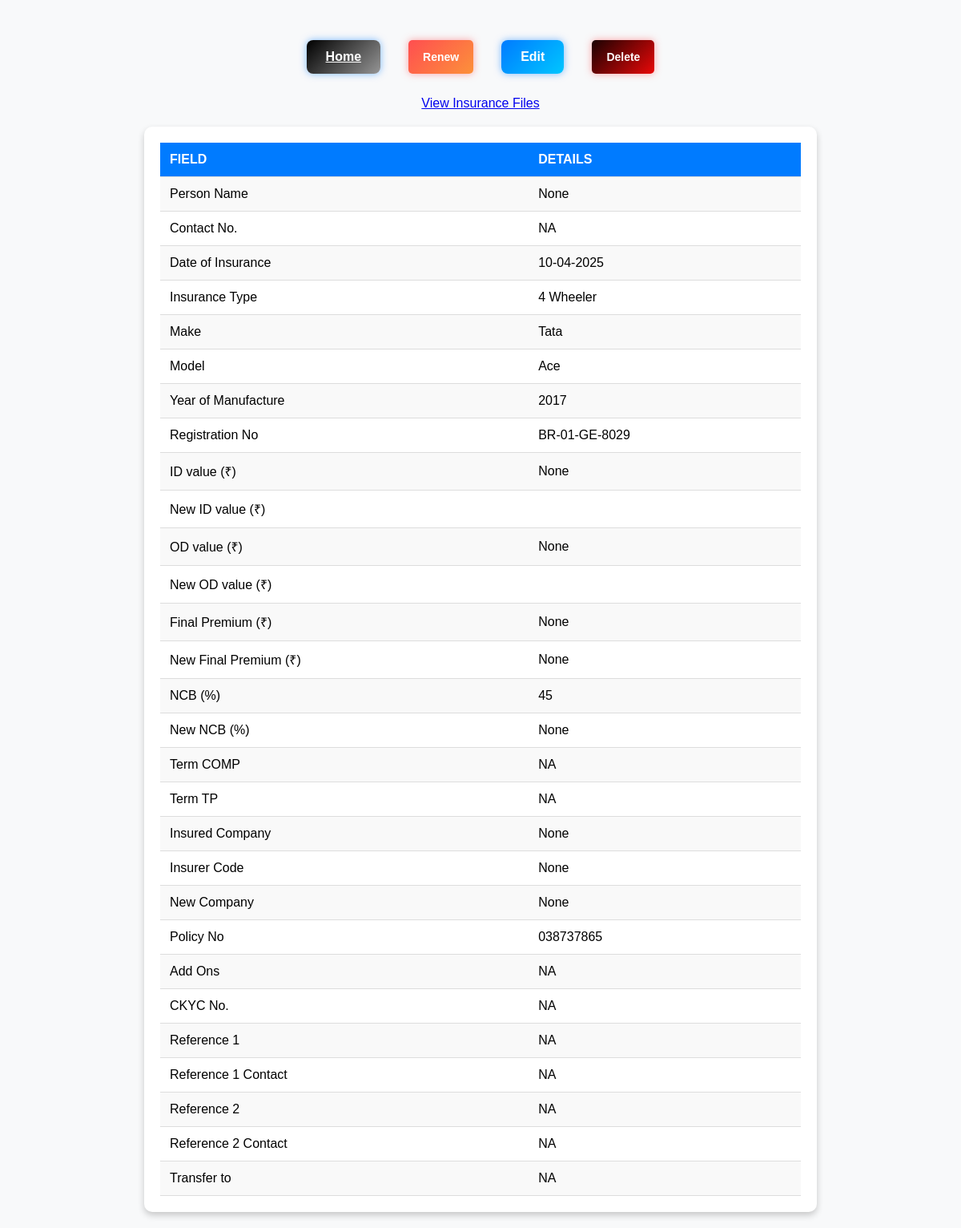
Page /fullPersonDetails/2 on the committed database.
### app.py (models this page shows, shortened)
class PersonDetails(db.Model):
    id = db.Column(db.Integer, primary_key=True, autoincrement=True)
    Date_of_insurance = db.Column(db.DateTime)
    Type_of_insurance = db.Column(db.String(40))
    Customer_name = db.Column(db.String(40))
    Customer_Contact_No= db.Column(db.String(40))
    Make = db.Column(db.String(40))
    Model = db.Column(db.String(40), nullable=False)
    Year_of_mfg = db.Column(db.String(120))
    Regd_No = db.Column(db.String(120))
    Regd_No_Database = db.Column(db.String(120))
    Old_ID_value = db.Column(db.String(120))
    New_ID_value = db.Column(db.String(120))
    Old_OD_value = db.Column(db.String(120))
    New_OD_value = db.Column(db.String(120))
    Old_final_premium = db.Column(db.String(120))
    New_final_premium = db.Column(db.String(120))
    Ncb = db.Column(db.String(120))
    New_NCB = db.Column(db.String(120))
    Terms_Comp = db.Column(db.String(120))
    Terms_TP = db.Column(db.String(120))
    Insured_Company = db.Column(db.String(120))
    Insurer_Code = db.Column(db.String(120))
    New_Company = db.Column(db.String(120))
    Policy_No = db.Column(db.String(120))
    Add_Ons = db.Column(db.String(120))
    Ckyc_No = db.Column(db.String(120))
    Reference_1 = db.Column(db.String(120))
    Reference_Contact_1 = db.Column(db.String(120))
    Reference_2 = db.Column(db.String(120))
    Reference_Contact_2 = db.Column(db.String(120))
    Transfer_to = db.Column(db.String(120))

### app.py (the view)
@app.route("/fullPersonDetails", methods=['GET', 'POST'])
@app.route("/fullPersonDetails/<person_id>", methods=['GET', 'POST'])
def fullPersonDetails(person_id = None):
    if person_id:
        getFPD = person_id
    else:
        getFPD = request.args.get('selected')
    app.logger.info(f"FPD = {getFPD}")
    full_detail = db.session.query(PersonDetails).filter(
                            PersonDetails.id == getFPD
                        ).first()
    session["FPD"] = getFPD
    return render_template("FullPersonDetails.html", full_detail= full_detail)

### templates/FullPersonDetails.html (shortened to what this page needs)
<!DOCTYPE html>
<html lang="en">
<head>
</head>
<body>
    <div class="button-container">
        <a href="/" class="home-btn">Home</a>
        <button id="renew-btn" class="renew-btn">Renew</button>
        <button id="edit-btn" class="edit-btn" onclick="enableEditing()">Edit</button>
        <button id="delete-btn" class="delete-btn" onclick="deleteTableData()">Delete</button>
    </div>
    <br>
    <a href="{{ url_for('viewFiles') }}" class="btn btn-primary mt-3">View Insurance Files</a>
    {% if full_detail %}
        <div id = "ins-table" class="table-container">
            <table>
                <thead>
                    <tr>
                        <th>Field</th>
                        <th>Details</th>
                    </tr>
                </thead>
                <tbody>
                    <tr>
                        <td>Person Name</td>
                        <td contenteditable="true" onclick="enableEditing()">{{ full_detail.Customer_name }}</td>
                    </tr>
                    <tr>
                        <td>Contact No.</td>
                        <td contenteditable="true" onclick="enableEditing()">{{ full_detail.Customer_Contact_No }}</td>
                    </tr>
                    <tr>
                        <td>Date of Insurance</td>
                        <td contenteditable="true" onclick="enableEditing()">
                            {% if full_detail.Date_of_insurance.__class__.__name__ == 'datetime' %}
                                {{ full_detail.Date_of_insurance.strftime('%d-%m-%Y') }}
                            {% elif full_detail.Date_of_insurance.__class__.__name__ == 'date' %}
                                {{ full_detail.Date_of_insurance.strftime('%d-%m-%Y') }}
                            {% else %}
                                {% set parts = full_detail.Date_of_insurance.split('-') %}
                                {{ parts[2] ~ '-' ~ parts[1] ~ '-' ~ parts[0] }}
                            {% endif %}
                        </td>
                    </tr>
                    <tr>
                        <td>Insurance Type</td>
                        <td contenteditable="true" onclick="enableEditing()">{{ full_detail.Type_of_insurance }}</td>
                    </tr>
                    <tr>
                        <td>Make</td>
                        <td contenteditable="true" onclick="enableEditing()">{{ full_detail.Make }}</td>
                    </tr>
                    <tr>
                        <td>Model</td>
                        <td contenteditable="true" onclick="enableEditing()">{{ full_detail.Model }}</td>
                    </tr>
                    <tr>
                        <td>Year of Manufacture</td>
                        <td contenteditable="true" onclick="enableEditing()">{{ full_detail.Year_of_mfg }}</td>
                    </tr>
                    <tr>
                        <td>Registration No</td>
                        <td contenteditable="true" onclick="enableEditing()">{{ full_detail.Regd_No }}</td>
                    </tr>
                    <tr>
                        <td>ID value (&#8377;)</td>
                        <td contenteditable="true" onclick="enableEditing()">{{ full_detail.Old_ID_value }}</td>
                    </tr>
                    <tr>
                        <td>New ID value (&#8377;)</td>
                        <td contenteditable="true" onclick="enableEditing()">{{ full_detail.New_ID_value or NA}}</td>
                    </tr>
                    <tr>
                        <td>OD value (&#8377;)</td>
                        <td contenteditable="true" onclick="enableEditing()">{{ full_detail.Old_OD_value }}</td>
                    </tr>
                    <tr>
                        <td>New OD value (&#8377;)</td>
                        <td contenteditable="true" onclick="enableEditing()">{{ full_detail.New_OD_value or NA}}</td>
                    </tr>
                    <tr>
                        <td>Final Premium (&#8377;)</td>
                        <td contenteditable="true" onclick="enableEditing()">{{ full_detail.Old_final_premium }}</td>
                    </tr>
                    <tr>
                        <td>New Final Premium (&#8377;)</td>
                        <td contenteditable="true" onclick="enableEditing()">{{ full_detail.New_final_premium }}</td>
                    </tr>
                    <tr>
                        <td>NCB (%)</td>
                        <td contenteditable="true" onclick="enableEditing()">{{ full_detail.Ncb }}</td>
                    </tr>
                    <tr>
                        <td>New NCB (%)</td>
                        <td contenteditable="true" onclick="enableEditing()">{{ full_detail.New_NCB }}</td>
                    </tr>
                    <tr>
                        <td>Term COMP</td>
                        <td contenteditable="true" onclick="enableEditing()">{{ full_detail.Terms_Comp }}</td>
                    </tr>
                    <tr>
                        <td>Term TP</td>
                        <td contenteditable="true" onclick="enableEditing()">{{ full_detail.Terms_TP }}</td>
                    </tr>
                    <tr>
                        <td>Insured Company</td>
                        <td class="wrap-text" contenteditable="true" onclick="enableEditing()">{{ full_detail.Insured_Company }}</td>
                    </tr>
                    <tr>
                        <td>Insurer Code</td>
                        <td contenteditable="true" onclick="enableEditing()">{{ full_detail.Insurer_Code }}</td>
                    </tr>
                    <tr>
                        <td>New Company</td>
                        <td contenteditable="true" onclick="enableEditing()">{{ full_detail.New_Company }}</td>
                    </tr>
                    <tr>
                        <td>Policy No</td>
                        <td contenteditable="true" onclick="enableEditing()"> {{ (full_detail.Policy_No) if full_detail.Policy_No else 'N/A' }}</td>
                    </tr>
                    <tr>
                        <td>Add Ons</td>
                        <td class="wrap-text" contenteditable="true" onclick="enableEditing()">{{ full_detail.Add_Ons }}</td>
                    </tr>
                    <tr>
                        <td>CKYC No.</td>
                        <td contenteditable="true" onclick="enableEditing()">{{ full_detail.Ckyc_No }}</td>
                    </tr>
                    <tr>
                        <td>Reference 1</td>
                        <td contenteditable="true" onclick="enableEditing()">{{ full_detail.Reference_1 }}</td>
                    </tr>
                    <tr>
                        <td>Reference 1 Contact</td>
                        <td contenteditable="true" onclick="enableEditing()" >{{ full_detail.Reference_Contact_1 }}</td>
                    </tr>
                    <tr>
                        <td>Reference 2</td>
                        <td contenteditable="true" onclick="enableEditing()">{{ full_detail.Reference_2 }}</td>
                    </tr>
                    <tr>
                        <td>Reference 2 Contact</td>
                        <td contenteditable="true" onclick="enableEditing()" >{{ full_detail.Reference_Contact_2 }}</td>
                    </tr>
                    <tr>
                        <td>Transfer to</td>
                        <td contenteditable="true" onclick="enableEditing()">{{ full_detail.Transfer_to }}</td>
                    </tr>
                </tbody>
            </table>
        </div>
    {% endif %}
</body>
</html>

### templates/FullPersonDetails.html (style rules this page uses)
body { display: flex; flex-direction: column; align-items: center; justify-content: flex-start; height: 100vh; margin: 0; font-family: Arial, sans-serif; padding-top: 20px; background-color: #f8f9fa; }
.table-container { width: 90%; max-width: 800px; background: white; padding: 20px; border-radius: 10px; box-shadow: 0 4px 8px rgba(0, 0, 0, 0.2); margin-top: 20px; overflow-x: auto; }
table { width: 100%; border-collapse: collapse; }
th, td { padding: 12px; text-align: left; border-bottom: 1px solid #ddd; white-space: nowrap; }
th { background-color: #007bff; color: white; text-transform: uppercase; }
tr:nth-child(even) { background-color: #f9f9f9; }
.edit-btn, .save-btn,.renew-btn ,.delete-btn, .home-btn { padding: 10px 18px; border: none; cursor: pointer; font-size: 14px; border-radius: 5px; margin: 10px; }
.edit-btn { padding: 12px 24px; border: none; cursor: pointer; font-size: 16px; font-weight: bold; border-radius: 8px; background: linear-gradient(135deg, #007bff, #00c6ff); color: white; transition: all 0.3s ease-in-out; box-shadow: 0 0 10px rgba(0, 123, 255, 0.5); }
.renew-btn { background: linear-gradient(135deg, #ff4e50, #fc913a); color: white; font-weight: bold; box-shadow: 0 0 10px rgba(255, 78, 80, 0.5); }
.delete-btn { background: linear-gradient(135deg, #1b0202, #e90808); color: white; font-weight: bold; box-shadow: 0 0 10px rgba(255, 78, 80, 0.5); }
.button-container { display: flex; gap: 15px; margin-top: 20px; }
.home-btn { padding: 12px 24px; border: none; cursor: pointer; font-size: 16px; font-weight: bold; border-radius: 8px; background: linear-gradient(135deg, #000000, #959595); color: white; transition: all 0.3s ease-in-out; box-shadow: 0 0 10px rgba(0, 123, 255, 0.5); }
.wrap-text { word-wrap: break-word; white-space: pre-wrap; max-width: 200px; overflow-wrap: break-word; }

### rows in the picture
PersonDetails: Customer_name "None", Customer_Contact_No "NA", Date_of_insurance "10-04-2025", Type_of_insurance "4 Wheeler", Make "Tata", Model "Ace", Year_of_mfg "2017", Regd_No "BR-01-GE-8029", Old_ID_value "None", Old_OD_value "None", Old_final_premium "None", New_final_premium "None", Ncb "45", New_NCB "None", Terms_Comp "NA", Terms_TP "NA", Insured_Company "None", Insurer_Code "None", New_Company "None", Policy_No "038737865", Add_Ons "NA", Ckyc_No "NA", Reference_1 "NA", Reference_Contact_1 "NA", Reference_2 "NA", Reference_Contact_2 "NA", Transfer_to "NA"
